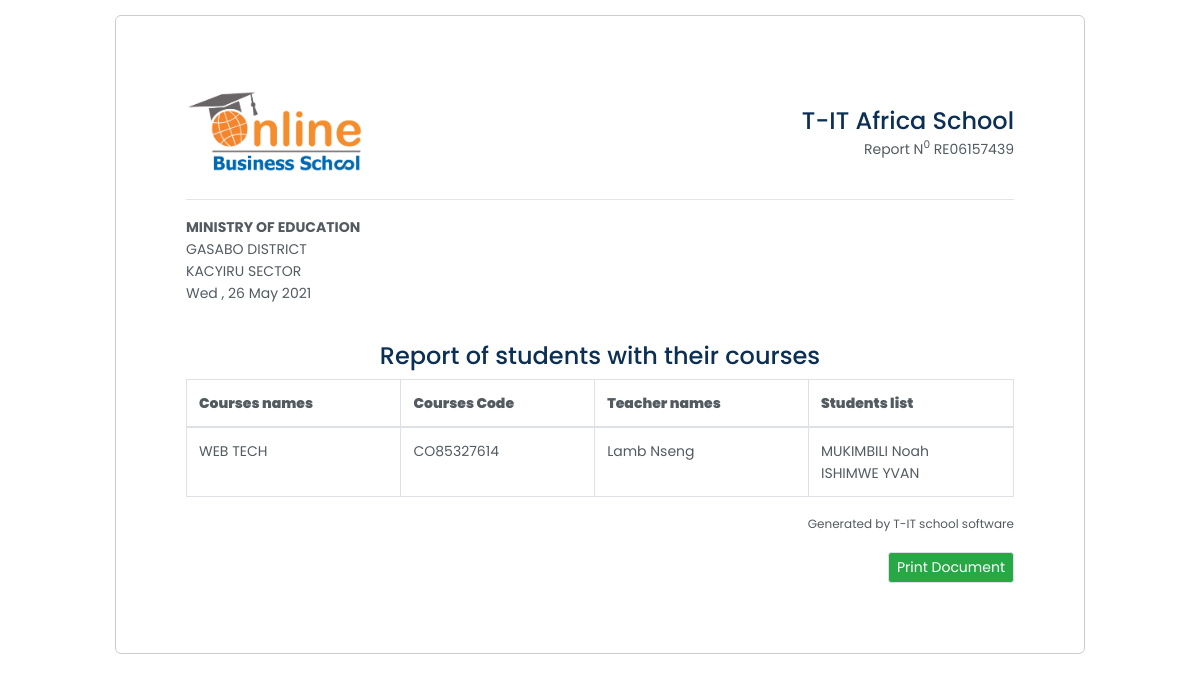
The app's page /auth/headmaster/allcoursesreport.php (signed in) with its own data.
### tables this page shows
CREATE TABLE `tit_courses` (
  `cou_id` int(12) NOT NULL,
  `cou_title` text NOT NULL,
  `cou_code` varchar(30) NOT NULL,
  `cou_date` datetime NOT NULL DEFAULT current_timestamp(),
  `cou_status` int(2) NOT NULL
);

CREATE TABLE `tit_teacher` (
  `tea_id` int(12) NOT NULL,
  `tea_code` varchar(50) NOT NULL,
  `tea_names` text NOT NULL,
  `tea_email` varchar(255) NOT NULL,
  `tea_dob` varchar(20) NOT NULL,
  `ge_id` int(2) NOT NULL,
  `tea_status` int(2) NOT NULL
);

CREATE TABLE `course_stu` (
  `stuco_id` int(12) NOT NULL,
  `st_id` int(12) NOT NULL,
  `cou_id` int(12) NOT NULL,
  `stuco_dateon` datetime NOT NULL DEFAULT current_timestamp(),
  `stuco_status` int(2) NOT NULL
);

CREATE TABLE `tit_student` (
  `st_id` int(12) NOT NULL,
  `st_fullnames` text NOT NULL,
  `st_email` varchar(255) NOT NULL,
  `st_dob` varchar(20) NOT NULL,
  `ge_id` int(2) NOT NULL,
  `st_address` varchar(255) NOT NULL,
  `st_status` int(2) NOT NULL
);

### server/Helpers/CodeGenerator.php (called while the page is built)
<?php
function codeGenerator()
{
    $randNumbers   = '1234567890';
    $shufleNumbers = str_shuffle($randNumbers);
    $generateCode  = substr($shufleNumbers, 0, 8);
    return $generateCode;
}

### server/Config/initialise.php (called while the page is built, shortened)
<?php
$todays     = date('Ymd');
$dateSt     = date('D , d F Y', strtotime($todays));

### server/Helpers/Queries.php (called while the page is built, shortened)
<?php
function select($data, $table, $condition)
{
  $database = new Database();
  $db = $database->connect();
  $statement = $db;
  $row = $statement->query("SELECT $data FROM $table Where $condition  ")->fetchall(PDO::FETCH_ASSOC);
  return $row;
}

### auth/headmaster/allcoursesreport.php (the view, shortened to what this page needs)
<?php
require_once 'inc/server.php';
?>
<!DOCTYPE html>
<html lang="en">
<head>
    <link rel="stylesheet" type="text/css" href="../../assets/printer/css/bootstrap.min.css" />
    <link rel="stylesheet" type="text/css" href="../../assets/printer/css/all.css" />
    <link rel="stylesheet" type="text/css" href="../../assets/printer/css/tit-print.css" />
</head>
<body style="background-color: #fff !important;">
    <div class="container-fluid invoice-container" style="max-width: 970px !important;">
        <header>
            <div class="row align-items-center">
                <div class="col-sm-7 text-center text-sm-left mb-3 mb-sm-0"> <img id="logo" src="../../assets/dashboard/img/logo/Online_Business_School_Logo.jpg" style="width: 180px;" title="Koice" alt="Koice" /> </div>
                <div class="col-sm-5 text-center text-sm-right">
                    <h4 class="mb-0">T-IT Africa School</h4>
                    <p class="mb-0">Report N<sup>0</sup> <?php echo 'RE' . codeGenerator(); ?></p>
                </div>
            </div>
            <hr>
        </header>
        <main>
            <div class="row">
                <div class="col-sm-6 order-sm-0"> <strong>MINISTRY OF EDUCATION</strong>
                    <address>
                        GASABO DISTRICT<br />
                        KACYIRU SECTOR<br />
                        <?php echo $dateSt; ?>
                    </address>
                </div>
            </div>
            <br>
            <h4 class="text-center">Report of students with their courses </h4>
            <div class="table-responsive">
                <table class="table table-bordered">
                    <thead>
                        <tr>
                            <th class="text-left"><strong>Courses names</strong></th>
                            <th class="text-left"><strong>Courses Code</strong></th>
                            <th class="text-left"><strong>Teacher names</strong></th>
                            <th class="text-left"><strong>Students list</strong></th>
                        </tr>
                    </thead>
                    <tbody>
                        <?php $courses = select('*', 'tit_courses,tit_teachcourse,tit_teacher', "tit_courses.cou_id=tit_teachcourse.cou_id AND tit_teacher.tea_code=tit_teachcourse.tea_code"); ?>
                        <tr>
                            <?php foreach ($courses as $courseRow) {
                                $courseId = $courseRow['cou_id'];
                            ?>
                                <td class="text-left"><?php echo $courseRow['cou_title']; ?></td>
                                <td class="text-left"><?php echo $courseRow['cou_code']; ?></td>
                                <td class="text-left"><?php echo $courseRow['tea_names']; ?></td>
                                <td class="text-left">
                                <?php
                                $studentSelector = select('*', 'tit_student,course_stu', "tit_student.st_id=course_stu.st_id AND course_stu.cou_id='$courseId' and course_stu.stuco_status='1'");
                                foreach ($studentSelector as $rowStudent) {
                                ?>
                                    <?php echo $rowStudent['st_fullnames']; ?> <br>
                                <?php } ?>
                                </td>
                        </tr>
                    <?php } ?>
                    </tbody>
                </table>
            </div>
        </main>
        <footer class="text-right">
            <p class="text-1">Generated by T-IT school software</p>
            <div class="btn-group btn-group-sm d-print-none"> <a href="javascript:window.print()" class="btn btn-success border text-light-50 shadow-none"> Print Document</a> </div>
        </footer>
    </div>
</body>
</html>

### assets/printer/css/tit-print.css (style rules this page uses)
body { background: #e7e9ed; color: #535b61; font-family: "Poppins", sans-serif; font-size: 14px; line-height: 22px; }
img { vertical-align: inherit; }
a, a:focus { color: #0071cc; -webkit-transition: all 0.2s ease; transition: all 0.2s ease; }
p { line-height: 1.9; }
h1, h2, h3, h4, h5, h6 { color: #0c2f54; font-family: "Poppins", sans-serif; }
.table { color: #535b61; }
.text-1 { font-size: 12px !important; font-size: 0.75rem !important; }
.invoice-container { margin: 15px auto; padding: 70px; max-width: 850px; background-color: #fff; border: 1px solid #ccc; -moz-border-radius: 6px; -webkit-border-radius: 6px; -o-border-radius: 6px; border-radius: 6px; }

### records on screen
tit_courses: cou_title "WEB TECH", cou_code "CO85327614", tit_teacher.tea_names "Lamb Nseng"
course_stu: st.st_fullnames "MUKIMBILI Noah"
course_stu: st.st_fullnames "ISHIMWE YVAN"

### other values on screen
codeGenerator() "06157439"
$dateSt "Wed , 26 May 2021"
